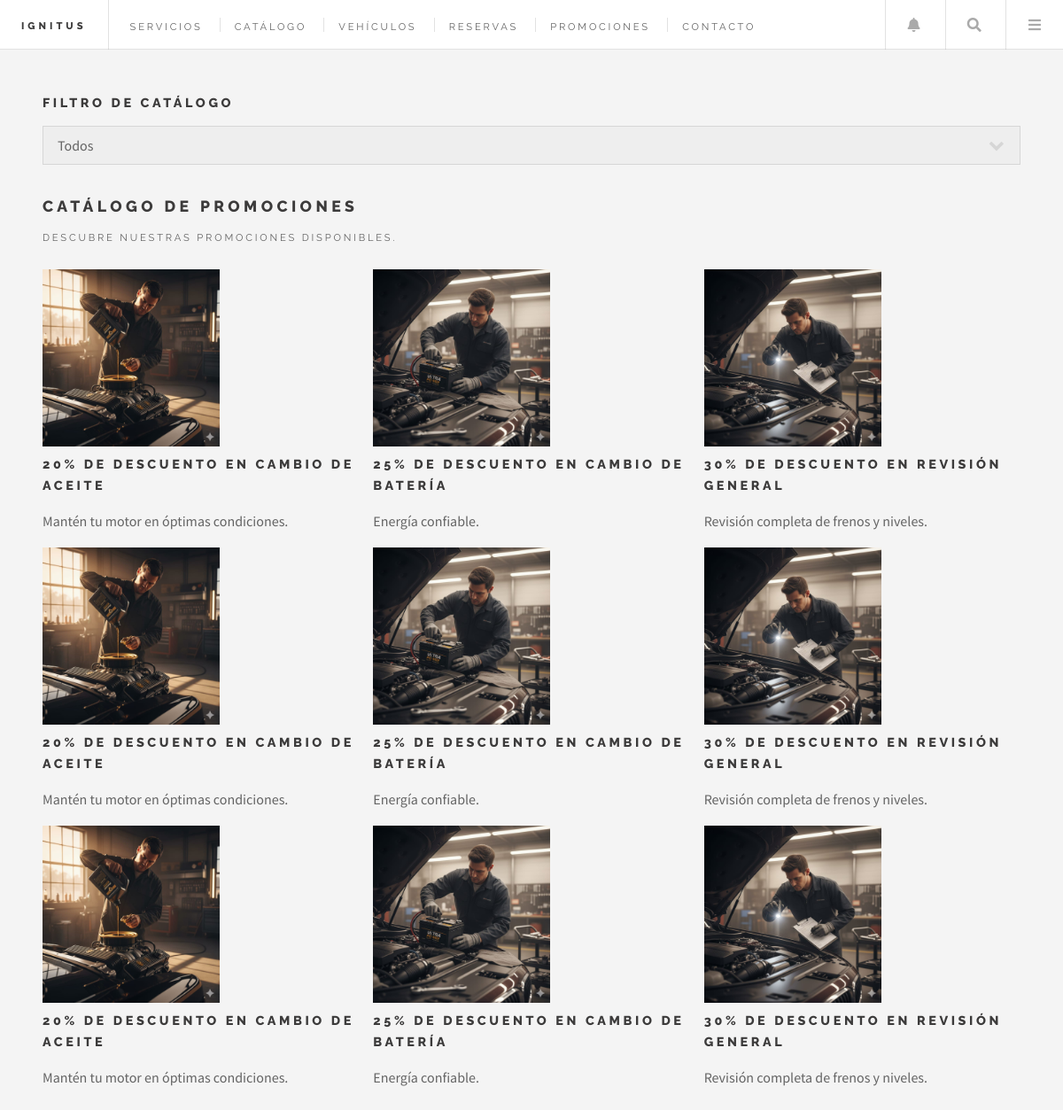
Screenshot of /Cliente/catalogo.php (signed in) with the database file from the repository.
### tables this page shows
CREATE TABLE `promociones` (
  `id_promocion` int(11) NOT NULL,
  `titulo` varchar(255) NOT NULL,
  `descripcion` text NOT NULL,
  `imagen` varchar(255) NOT NULL,
  `tipo` enum('small','large') NOT NULL DEFAULT 'small',
  `orden_slide` int(11) NOT NULL DEFAULT 1,
  `orden_columna` int(11) NOT NULL DEFAULT 1,
  `activo` tinyint(1) NOT NULL DEFAULT 1,
  `fecha_creacion` timestamp NOT NULL DEFAULT current_timestamp(),
  `fecha_fin` date DEFAULT NULL,
  `categoria` varchar(50) NOT NULL DEFAULT 'general',
  `precio` decimal(10,2) NOT NULL DEFAULT 0.00
);

### Cliente/catalogo.php (the view, shortened to what this page needs)
<?php
include("../Comercial/config.php");
$categoria = isset($_GET['categoria']) ? $_GET['categoria'] : 'all';
$sql = "SELECT * FROM promociones WHERE activo = 1";
function safeQuery($conexion, $sql) {
    $resultado = $conexion->query($sql);
    return $resultado;
}
$resultado = safeQuery($conexion, $sql);
?>
<!DOCTYPE HTML>
<html>
<head>
    <link rel="stylesheet" href="assets/css/main.css" />
</head>
<body class="single is-preload">
<div id="wrapper">
    <header id="header">
        <h1><a href="index.php">IGNITUS</a></h1>
        <nav class="links">
            <ul>
                <li><a href="servicios.php">Servicios</a></li>
                <li><a href="catalogo.php">Catálogo</a></li>
                <li><a href="vehiculos.php">Vehículos</a></li>
                <li><a href="reservas.php">Reservas</a></li>
                <li><a href="promociones.php">Promociones</a></li>
                <li><a href="contacto.php">Contacto</a></li>
            </ul>
        </nav>
        <nav class="main">
            <ul>
                <li class="notifications"><a class="fa-bell" href="notificaciones.php">Notificaciones</a></li>
                <li class="search">
                    <a class="fa-search" href="#search">Buscar</a>
                </li>
                <li class="menu"><a class="fa-bars" href="#menu">Menu</a></li>
            </ul>
        </nav>
    </header>
    <div id="main">
        <section class="filter">
            <header>
                <h3>Filtro de Catálogo</h3>
            </header>
            <form method="get" action="catalogo.php">
                <select name="categoria" class="filter-select" onchange="this.form.submit()">
                    <option value="all" <?= $categoria === 'all' ? 'selected' : '' ?>>Todos</option>
                </select>
            </form>
        </section>
        <section class="catalog">
            <header>
                <h2>Catálogo de Promociones</h2>
                <p>Descubre nuestras promociones disponibles.</p>
            </header>
            <div class="row gtr-uniform">
                <?php if ($resultado && $resultado->num_rows > 0): ?>
                    <?php while ($p = $resultado->fetch_assoc()): ?>
                        <article class="col-4 col-6-medium col-12-small item <?= htmlspecialchars($p['tipo']) ?>">
                            <a href="#" class="image"><img src="images/<?= htmlspecialchars($p['imagen']) ?>" alt="<?= htmlspecialchars($p['titulo']) ?>" /></a>
                            <h3><?= htmlspecialchars($p['titulo']) ?></h3>
                            <p><?= htmlspecialchars($p['descripcion']) ?></p>
                        </article>
                    <?php endwhile; ?>
                <?php else: ?>
                    <p style="text-align:center; width:100%;">No hay promociones disponibles en esta categoría.</p>
                <?php endif; ?>
            </div>
        </section>
    </div>
</div>
</body>
</html>

### rows the page displays
promociones: imagen (picture), titulo "20% DE DESCUENTO EN CAMBIO DE ACEITE", descripcion "Mantén tu motor en óptimas condiciones."
promociones: imagen (picture), titulo "25% DE DESCUENTO EN CAMBIO DE BATERÍA", descripcion "Energía confiable."
promociones: imagen (picture), titulo "30% DE DESCUENTO EN REVISIÓN GENERAL", descripcion "Revisión completa de frenos y niveles."
promociones: imagen (picture), titulo "20% DE DESCUENTO EN CAMBIO DE ACEITE", descripcion "Mantén tu motor en óptimas condiciones."
promociones: imagen (picture), titulo "25% DE DESCUENTO EN CAMBIO DE BATERÍA", descripcion "Energía confiable."
promociones: imagen (picture), titulo "30% DE DESCUENTO EN REVISIÓN GENERAL", descripcion "Revisión completa de frenos y niveles."
promociones: imagen (picture), titulo "20% DE DESCUENTO EN CAMBIO DE ACEITE", descripcion "Mantén tu motor en óptimas condiciones."
promociones: imagen (picture), titulo "25% DE DESCUENTO EN CAMBIO DE BATERÍA", descripcion "Energía confiable."
promociones: imagen (picture), titulo "30% DE DESCUENTO EN REVISIÓN GENERAL", descripcion "Revisión completa de frenos y niveles."
